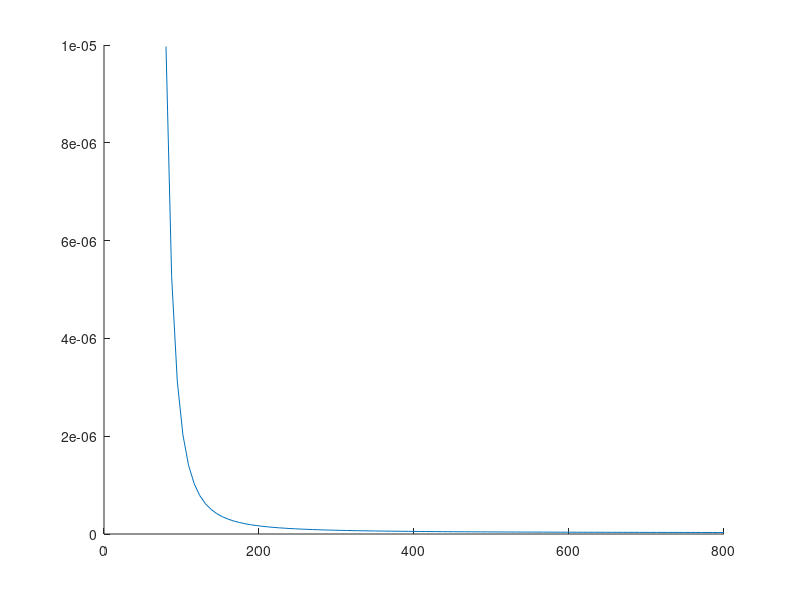

MATLAB code to generate this figure: (Note: this script raises an error after producing the figure.)
%% Exam 1 - A355 - question 5 - Joshua Oates
clear all
close all
clc

g = 9.81; % m/s^2
R = 8.314; % J/(mol*K)
avo = 6.0221408e+23; %atoms / mol
k = 1.38e-23; %J/K

P0 = 1; %Pa
h0 = 80; % km
T0 = -80;% C
T0 = T0 + 273.15; %K
L = 3; % K/km
M = 16; % g/mol
M = M/1000; % kg/mol



ng0 = P0/(k*T0); %atoms/m^3
molm = ng0/avo; %mol/m^3

rho0 = molm*M; %kg/m^3

alt = linspace(80,800)'; % km
T = T0+L*(alt-h0); % K

H = (R*T)./(M*g); % m
H = H/1000; % km

rho = rho0*exp(-(alt-h0)./H);


%%%%%%%%%%%%%%%%%%%%%
figure
hold on
plot(alt,rho)
gca().set('YScale','log')
xlabel('altitude [km]')
ylabel('particle density [kg/m^3]')
title('Particle Density Vs Altitude')


% part b

m = 1; %kg
A1 = 100; %cm^2
A1 = A1/(100^2); % m^2
A2 = 10; %m^2
A = linspace(A1,A2)';

z = 800; % km
Cd = 2.2;

r_e = 6378;%km
mu_e = 3.98600e14;%m^3/s^2
a = r_e+z; % km
a = a*1000; % m

da_dt = -rho(end).*(Cd.*A./m).*(mu_e*a)^.5;% m/s
da_dt = da_dt/1000; %km/s

% da_dt2 = -rho*(Cd*A2/m)*(mu_e*a)^.5;% m/s
% da_dt2 = da_dt2/1000; %km/s

Hmax = H(end);


L = -Hmax./da_dt;
L = L./(60*60*24); % days
L1 = L(1)

%%%%%%%%%%%%%%%%%%%%%%
figure 
hold on 
plot(A,L)
gca().set('YScale','log')
gca().set('XScale','log')
xlabel('area [m^2]')
ylabel('Snapshot Lifetime [days]')
title('Lifetime Vs Area')


% disp
disp("The average mass density at 800 km is: "+string(rho(end))+" kg/m^3")
disp("The snapshot lifetime of the satalite at 800 km with a cross sectional area of 100 cm^2 is: "+string(L(1))+" days.")
disp("The snapshot lifetime of the satalite at 800 km with a cross sectional area of 10 m^2 is: "+string(L(end))+" days.")
disp("This seems impossibly short to me, perhaps in my calculations I had a units error or perhaps the numbers I used as input are not quite realistic. I suspect that somewhere there is a units error but after significant trouble shooting I couldn't find it. At any rate, It can be seen that as expected the larger area there will have a shorter lifespan than the smaller one.")
